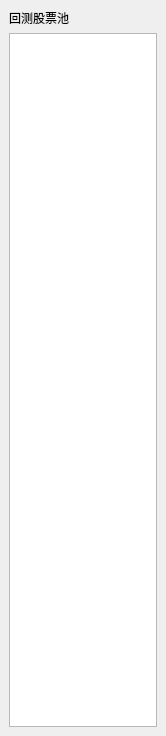
<?xml version="1.0" encoding="UTF-8"?>
<ui version="4.0">
 <class>DockWidget</class>
 <widget class="QDockWidget" name="DockWidget">
  <property name="geometry">
   <rect>
    <x>0</x>
    <y>0</y>
    <width>166</width>
    <height>736</height>
   </rect>
  </property>
  <property name="windowTitle">
   <string/>
  </property>
  <widget class="QWidget" name="dockWidgetContents">
   <layout class="QVBoxLayout" name="verticalLayout_2">
    <item>
     <layout class="QVBoxLayout" name="verticalLayout">
      <item>
       <widget class="QLabel" name="label">
        <property name="text">
         <string>回测股票池</string>
        </property>
       </widget>
      </item>
      <item>
       <widget class="QTableView" name="tableView"/>
      </item>
     </layout>
    </item>
   </layout>
  </widget>
 </widget>
 <resources/>
 <connections/>
</ui>
